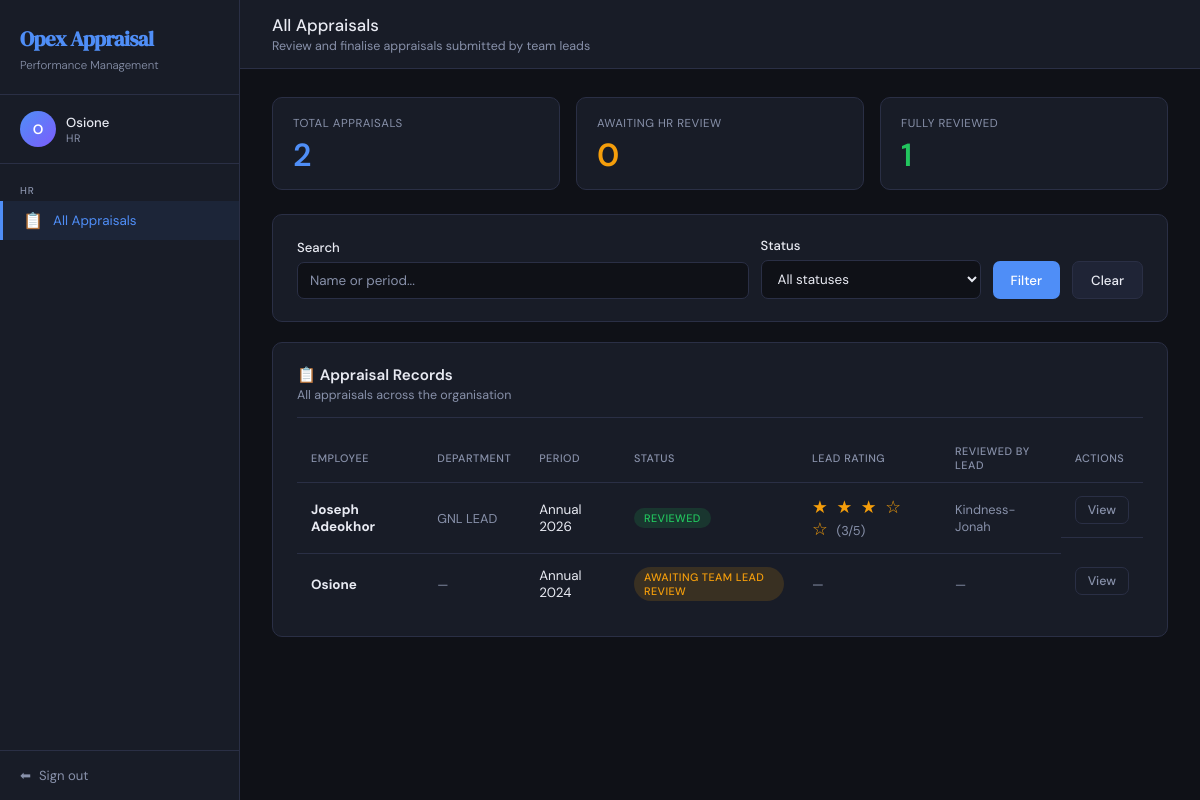
The app's page /hr/ (signed in) with its own data.
### appraisal/models.py (models this page shows, shortened)
class CustomUser(AbstractUser):
    ROLE_EMPLOYEE  = 'employee'
    ROLE_TEAM_LEAD = 'team_lead'
    ROLE_HR        = 'hr'
    ROLE_CHOICES = [
        (ROLE_EMPLOYEE,  'Employee'),
        (ROLE_TEAM_LEAD, 'Team Lead'),
        (ROLE_HR,        'HR'),
    ]
    role       = models.CharField(max_length=20, choices=ROLE_CHOICES, default=ROLE_EMPLOYEE)
    department = models.CharField(max_length=100, blank=True)  # blank=True means optional
    job_title  = models.CharField(max_length=100, blank=True)
    team_lead = models.ForeignKey(
        'self',
        on_delete=models.SET_NULL,
        null=True,
        blank=True,
        related_name='team_members',
        limit_choices_to={'role': ROLE_TEAM_LEAD}  # only show team leads in the dropdown
    )
    @property
    def is_employee(self):
        return self.role == self.ROLE_EMPLOYEE
    @property
    def is_team_lead(self):
        return self.role == self.ROLE_TEAM_LEAD
    @property
    def is_hr(self):
        return self.role == self.ROLE_HR

class Appraisal(models.Model):
    STATUS_DRAFT       = 'draft'        # Employee saved but not yet submitted
    STATUS_PENDING_LEAD = 'pending_lead' # Submitted by employee, waiting for lead
    STATUS_PENDING_HR  = 'pending_hr'   # Lead reviewed, waiting for HR
    STATUS_REVIEWED    = 'reviewed'     # HR has finalised — workflow complete
    STATUS_CHOICES = [
        (STATUS_DRAFT,        'Draft'),
        (STATUS_PENDING_LEAD, 'Awaiting Team Lead Review'),
        (STATUS_PENDING_HR,   'Awaiting HR Review'),
        (STATUS_REVIEWED,     'Reviewed'),
    ]
    SCORE_CHOICES = [
        (5, '5 - Excellent'),
        (4, '4 - Good'),
        (3, '3 - Average'),
        (2, '2 - Below Average'),
        (1, '1 - Poor'),
    ]
    RATING_CHOICES = [
        (5, '5 - Outstanding'),
        (4, '4 - Exceeds Expectations'),
        (3, '3 - Meets Expectations'),
        (2, '2 - Below Expectations'),
        (1, '1 - Needs Improvement'),
    ]
    employee = models.ForeignKey(
        CustomUser,
        on_delete=models.CASCADE,
        related_name='appraisals',
        null=True, blank=True,
        limit_choices_to={'role': CustomUser.ROLE_EMPLOYEE}
    )
    employee_name       = models.CharField(max_length=200, blank=True)
    employee_department = models.CharField(max_length=100, blank=True)
    reviewed_by_lead = models.ForeignKey(
        CustomUser,
        on_delete=models.SET_NULL,
        null=True, blank=True,
        related_name='lead_reviews',
        limit_choices_to={'role': CustomUser.ROLE_TEAM_LEAD}
    )
    reviewed_by_hr = models.ForeignKey(
        CustomUser,
        on_delete=models.SET_NULL,
        null=True, blank=True,
        related_name='hr_reviews',
        limit_choices_to={'role': CustomUser.ROLE_HR}
    )
    period = models.CharField(max_length=100)
    status = models.CharField(
        max_length=20,
        choices=STATUS_CHOICES,
        default=STATUS_PENDING_LEAD
    )
    score_punctuality = models.IntegerField(
        choices=SCORE_CHOICES, null=True, blank=True,
        verbose_name='Punctuality & Attendance'
    )
    score_quality = models.IntegerField(
        choices=SCORE_CHOICES, null=True, blank=True,
        verbose_name='Quality of Work'
    )
    score_teamwork = models.IntegerField(
        choices=SCORE_CHOICES, null=True, blank=True,
        verbose_name='Teamwork & Collaboration'
    )
    score_communication = models.IntegerField(
        choices=SCORE_CHOICES, null=True, blank=True,
        verbose_name='Communication Skills'
    )
    score_deadlines = models.IntegerField(
        choices=SCORE_CHOICES, null=True, blank=True,
        verbose_name='Meeting Deadlines'
    )
    score_problem_solving = models.IntegerField(
        choices=SCORE_CHOICES, null=True, blank=True,
        verbose_name='Problem Solving'
    )
    score_initiative = models.IntegerField(
        choices=SCORE_CHOICES, null=True, blank=True,
        verbose_name='Initiative & Creativity'
    )
    score_professionalism = models.IntegerField(
        choices=SCORE_CHOICES, null=True, blank=True,
        verbose_name='Professionalism'
    )
    score_adherence = models.IntegerField(
        choices=SCORE_CHOICES, null=True, blank=True,
        verbose_name='Adherence to Company Rules'
    )
    additional_comments = models.TextField(blank=True)
    lead_comment = models.TextField(blank=True)
    lead_rating  = models.IntegerField(null=True, blank=True, choices=RATING_CHOICES)
    hr_comment  = models.TextField(blank=True)
    hr_decision = models.CharField(max_length=100, blank=True)
    created_at           = models.DateTimeField(auto_now_add=True)
    updated_at           = models.DateTimeField(auto_now=True)
    submitted_to_lead_at = models.DateTimeField(null=True, blank=True)
    submitted_to_hr_at   = models.DateTimeField(null=True, blank=True)
    reviewed_at          = models.DateTimeField(null=True, blank=True)
    class Meta:
        ordering = ['-created_at']
    @property
    def status_badge_class(self):
        return {
            self.STATUS_DRAFT:        'badge-draft',
            self.STATUS_PENDING_LEAD: 'badge-lead',
            self.STATUS_PENDING_HR:   'badge-hr',
            self.STATUS_REVIEWED:     'badge-reviewed',
        }.get(self.status, 'badge-draft')

### appraisal/views.py (the view, shortened to what this page needs)
# urls.py: path('hr/',                            views.hr_dashboard,        name='hr_dashboard'),
@login_required
def hr_dashboard(request):
    if not request.user.is_hr:
        messages.error(request, 'You do not have permission to view this page.')
        return redirect('dashboard')
    status_filter = request.GET.get('status', '')
    search        = request.GET.get('search', '')
    appraisals = Appraisal.objects.select_related('employee', 'reviewed_by_lead')
    if status_filter:
        appraisals = appraisals.filter(status=status_filter)
    context = {
        'appraisals':     appraisals,
        'status_filter':  status_filter,  # keeps the dropdown on the selected option
        'search':         search,         # keeps the search box filled in
        'total':          Appraisal.objects.count(),
        'pending_hr':     Appraisal.objects.filter(status=Appraisal.STATUS_PENDING_HR).count(),
        'reviewed':       Appraisal.objects.filter(status=Appraisal.STATUS_REVIEWED).count(),
        'status_choices': Appraisal.STATUS_CHOICES,  # populates the filter dropdown
    }
    return render(request, 'appraisal/hr_dashboard.html', context)

### appraisal/templates/appraisal/hr_dashboard.html (shortened to what this page needs)
{% extends 'appraisal/base.html' %}
{% block nav_hr %}active{% endblock %}
{% block content %}
<div class="topbar">
  <div>
    <div class="topbar-title">All Appraisals</div>
    <div class="topbar-subtitle">Review and finalise appraisals submitted by team leads</div>
  </div>
</div>
<div class="content">
  <div class="stats-grid">
    <div class="stat-card">
      <div class="stat-label">Total Appraisals</div>
      <div class="stat-value accent">{{ total }}</div>
    </div>
    <div class="stat-card">
      <div class="stat-label">Awaiting HR Review</div>
      <div class="stat-value warning">{{ pending_hr }}</div>
    </div>
    <div class="stat-card">
      <div class="stat-label">Fully Reviewed</div>
      <div class="stat-value success">{{ reviewed }}</div>
    </div>
  </div>
  <div class="card">
    <form method="get" style="display:flex;gap:12px;align-items:flex-end;flex-wrap:wrap;">
      <div class="form-group" style="flex:1;min-width:200px;margin-bottom:0;">
        <label class="form-label">Search</label>
        <input
          type="text"
          name="search"
          class="form-control"
          placeholder="Name or period..."
          value="{{ search }}"
        >
      </div>
      <div class="form-group" style="width:220px;margin-bottom:0;">
        <label class="form-label">Status</label>
        <select name="status" class="form-control">
          <option value="">All statuses</option>
        </select>
      </div>
      <button type="submit" class="btn btn-primary" style="height:38px;">Filter</button>
      <a href="{% url 'hr_dashboard' %}" class="btn btn-secondary" style="height:38px;">Clear</a>
    </form>
  </div>
  <div class="card">
    <div class="card-header">
      <div>
        <div class="card-title">📋 Appraisal Records</div>
        <div class="card-subtitle">
          {% if search or status_filter %}
            Showing filtered results
          {% else %}
            All appraisals across the organisation
          {% endif %}
        </div>
      </div>
    </div>
    {% if appraisals %}
    <div class="table-wrap">
      <table>
        <thead>
          <tr>
            <th>Employee</th>
            <th>Department</th>
            <th>Period</th>
            <th>Status</th>
            <th>Lead Rating</th>
            <th>Reviewed By Lead</th>
            <th>Actions</th>
          </tr>
        </thead>
        <tbody>
          {% for a in appraisals %}
          <tr>
            <td>
              <strong>
                {% if a.employee %}
                  {{ a.employee.get_full_name|default:a.employee.username }}
                {% else %}
                  {{ a.employee_name|default:"Unknown" }}
                {% endif %}
              </strong>
            </td>
            <td class="text-muted text-sm">
              {% if a.employee %}
                {{ a.employee.department|default:"—" }}
              {% else %}
                {{ a.employee_department|default:"—" }}
              {% endif %}
            </td>
            <td>{{ a.period }}</td>
            <td>
              <span class="badge {{ a.status_badge_class }}">
                {{ a.get_status_display }}
              </span>
            </td>
            <td>
              {% if a.lead_rating %}
              <span class="rating-stars">
                {% for i in "12345" %}
                  {% if forloop.counter <= a.lead_rating %}★{% else %}☆{% endif %}
                {% endfor %}
              </span>
              <span class="text-muted text-sm">({{ a.lead_rating }}/5)</span>
              {% else %}
              <span class="text-muted">—</span>
              {% endif %}
            </td>
            <td class="text-sm text-muted">
              {% if a.reviewed_by_lead %}
                {{ a.reviewed_by_lead.get_full_name|default:a.reviewed_by_lead.username }}
              {% else %}
                —
              {% endif %}
            </td>
            <td style="display:flex;gap:6px;">
              {% if a.status == 'pending_hr' %}
              <a href="{% url 'hr_review' a.pk %}" class="btn btn-sm btn-primary">Review →</a>
              {% else %}
              <a href="{% url 'hr_appraisal_detail' a.pk %}" class="btn btn-sm btn-outline">View</a>
              {% endif %}
            </td>
          </tr>
          {% endfor %}
        </tbody>
      </table>
    </div>
    {% endif %}
  </div>
</div>
{% endblock %}

### appraisal/templates/appraisal/base.html (shortened to what this page needs)
<!DOCTYPE html>
<html lang="en">
<head>
</head>
<body>
{% if user.is_authenticated %}
<aside class="sidebar">
  <div class="sidebar-brand">
    <h1> Opex Appraisal</h1>
    <span>Performance Management</span>
  </div>
  <div class="sidebar-user">
    <div class="avatar">{{ user.first_name.0|upper }}{{ user.last_name.0|upper }}{% if not user.first_name %}{{ user.username.0|upper }}{% endif %}</div>
    <div class="sidebar-user-info">
      <div class="sidebar-user-name">{{ user.get_full_name|default:user.username }}</div>
      <div class="sidebar-user-role">{{ user.get_role_display }}</div>
    </div>
  </div>
  <nav class="sidebar-nav">
    {% if user.is_employee %}
    <div class="nav-section-label">Employee</div>
    <a href="{% url 'employee_dashboard' %}" class="nav-link {% block nav_home %}{% endblock %}">
      <span class="icon">🏠</span> My Dashboard
    </a>
    <a href="{% url 'appraisal_create' %}" class="nav-link {% block nav_new %}{% endblock %}">
      <span class="icon">✏️</span> New Appraisal
    </a>
    {% elif user.is_team_lead %}
    <div class="nav-section-label">Team Lead</div>
    <a href="{% url 'lead_dashboard' %}" class="nav-link {% block nav_lead %}{% endblock %}">
      <span class="icon">👥</span> Team Reviews
    </a>
    {% elif user.is_hr %}
    <div class="nav-section-label">HR</div>
    <a href="{% url 'hr_dashboard' %}" class="nav-link {% block nav_hr %}{% endblock %}">
      <span class="icon">📋</span> All Appraisals
    </a>
    {% endif %}
  </nav>
  <div class="sidebar-footer">
    <a href="{% url 'logout' %}"><span>⬅</span> Sign out</a>
  </div>
</aside>
{% endif %}
<main class="main">
  {% block content %}{% endblock %}
</main>
</body>
</html>

### records on screen
CustomUser: username.0 "O", get_full_name "Osione", role "HR"
Appraisal: employee_name "Joseph Adeokhor", employee_department "GNL LEAD", period "Annual 2026", status "REVIEWED", lead_rating "3", reviewed_by_lead.get_full_name "Kindness-Jonah", shows "View"
Appraisal: employee.get_full_name "Osione", employee.department "—", period "Annual 2024", status "AWAITING TEAM LEAD REVIEW", shows "View"

### other values on screen
{{ total }} "2"
{{ pending_hr }} "0"
{{ reviewed }} "1"
